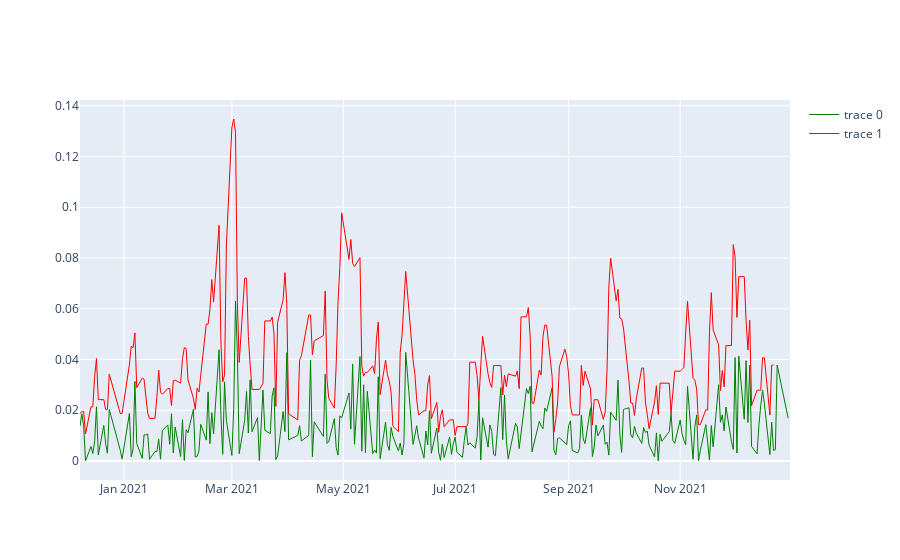

The notebook cell this image was saved under:
### Code cell
fig = go.Figure(data=[ 
    go.Scatter(
        x=df['Date'], 
        y=daily_max_rw,
        line=dict(
            color='green', 
            width=1)
        ),
    go.Scatter(
        x=df['Date'], 
        y=weekly_max_rw,
        line=dict(
            color='red', 
            width=1)
        )
    ])

fig.show()

### Figure 1 — Plotly figure (JSON) as saved in the notebook; plotly's stock layout.template omitted (floating-point values rounded to 4 significant figures; data arrays with more than 128 entries replaced by an {"elided": "..."} marker saying what was removed)
{"data": [{"line": {"color": "green", "width": 1}, "type": "scatter", "x": {"elided": "262 str values"}, "y": {"elided": "262 float values"}}, {"line": {"color": "red", "width": 1}, "type": "scatter", "x": {"elided": "262 str values"}, "y": {"elided": "262 float values"}}], "layout": {}}
